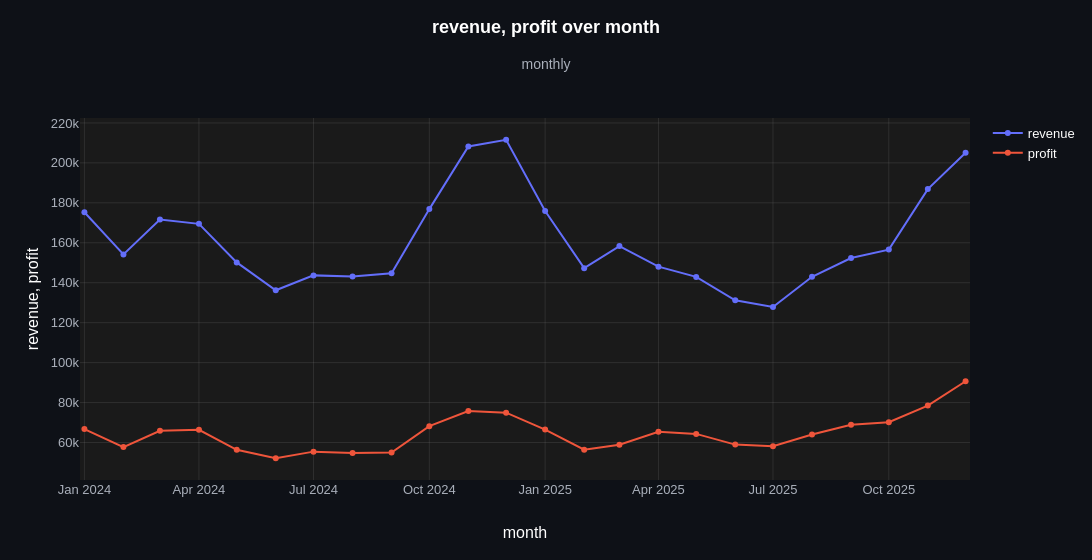

Notebook source saved alongside this figure:
### Markdown cell above
## Parameter tour

Every option, one change per chart. Defaults and accepted values are quoted from the
docstring (`help(ev.line_plot)`).

### Data and aggregation

**`y` as a list**: a wide table, with several measures side by side in columns, gives
one line per column, named after it. The query returns one row per month, with its
revenue and profit.

### Code cell
monthly = db.sql("""
    SELECT date_trunc('month', order_date) AS month,
           SUM(revenue) AS revenue,
           SUM(profit)  AS profit,
           COUNT(*)     AS orders
    FROM orders
    GROUP BY month
    ORDER BY month
""").pl()

ev.line_plot(monthly, "month", ["revenue", "profit"])

### Figure 1 — Plotly figure (JSON) as saved in the notebook; plotly's stock layout.template omitted (floating-point values rounded to 4 significant figures)
{"data": [{"cliponaxis": false, "connectgaps": false, "hovertemplate": "%{hovertext}<extra></extra>", "hovertext": ["revenue: <b>175.3k</b>", "revenue: <b>154.2k</b>", "revenue: <b>171.7k</b>", "revenue: <b>169.5k</b>", "revenue: <b>150.2k</b>", "revenue: <b>136.2k</b>", "revenue: <b>143.7k</b>", "revenue: <b>143.1k</b>", "revenue: <b>144.7k</b>", "revenue: <b>176.9k</b>", "revenue: <b>208.2k</b>", "revenue: <b>211.5k</b>", "revenue: <b>175.9k</b>", "revenue: <b>147.3k</b>", "revenue: <b>158.4k</b>", "revenue: <b>148k</b>", "revenue: <b>142.9k</b>", "revenue: <b>131.2k</b>", "revenue: <b>127.8k</b>", "revenue: <b>143k</b>", "revenue: <b>152.4k</b>", "revenue: <b>156.6k</b>", "revenue: <b>186.9k</b>", "revenue: <b>205.1k</b>"], "legendgroup": "revenue", "legendrank": 1, "line": {"color": "#636EFA", "shape": "linear", "width": 2}, "marker": {"color": "#636EFA", "size": 6}, "meta": {"group": "revenue", "role": "data"}, "mode": "lines+markers", "name": "revenue", "showlegend": true, "type": "scatter", "x": ["2024-01-01T00:00:00", "2024-02-01T00:00:00", "2024-03-01T00:00:00", "2024-04-01T00:00:00", "2024-05-01T00:00:00", "2024-06-01T00:00:00", "2024-07-01T00:00:00", "2024-08-01T00:00:00", "2024-09-01T00:00:00", "2024-10-01T00:00:00", "2024-11-01T00:00:00", "2024-12-01T00:00:00", "2025-01-01T00:00:00", "2025-02-01T00:00:00", "2025-03-01T00:00:00", "2025-04-01T00:00:00", "2025-05-01T00:00:00", "2025-06-01T00:00:00", "2025-07-01T00:00:00", "2025-08-01T00:00:00", "2025-09-01T00:00:00", "2025-10-01T00:00:00", "2025-11-01T00:00:00", "2025-12-01T00:00:00"], "y": [175300.0, 154200.0, 171700.0, 169500.0, 150200.0, 136200.0, 143700.0, 143100.0, 144700.0, 176900.0, 208200.0, 211500.0, 175900.0, 147300.0, 158400.0, 148000.0, 142900.0, 131200.0, 127800.0, 143000.0, 152400.0, 156600.0, 186900.0, 205100.0]}, {"cliponaxis": false, "connectgaps": false, "hovertemplate": "%{hovertext}<extra></extra>", "hovertext": ["profit: <b>66.75k</b>", "profit: <b>57.71k</b>", "profit: <b>65.86k</b>", "profit: <b>66.33k</b>", "profit: <b>56.37k</b>", "profit: <b>52.17k</b>", "profit: <b>55.44k</b>", "profit: <b>54.8k</b>", "profit: <b>55.02k</b>", "profit: <b>68.19k</b>", "profit: <b>75.77k</b>", "profit: <b>74.93k</b>", "profit: <b>66.46k</b>", "profit: <b>56.41k</b>", "profit: <b>58.92k</b>", "profit: <b>65.43k</b>", "profit: <b>64.31k</b>", "profit: <b>58.95k</b>", "profit: <b>58.15k</b>", "profit: <b>64.02k</b>", "profit: <b>68.84k</b>", "profit: <b>70.16k</b>", "profit: <b>78.48k</b>", "profit: <b>90.67k</b>"], "legendgroup": "profit", "legendrank": 2, "line": {"color": "#EF553B", "shape": "linear", "width": 2}, "marker": {"color": "#EF553B", "size": 6}, "meta": {"group": "profit", "role": "data"}, "mode": "lines+markers", "name": "profit", "showlegend": true, "type": "scatter", "x": ["2024-01-01T00:00:00", "2024-02-01T00:00:00", "2024-03-01T00:00:00", "2024-04-01T00:00:00", "2024-05-01T00:00:00", "2024-06-01T00:00:00", "2024-07-01T00:00:00", "2024-08-01T00:00:00", "2024-09-01T00:00:00", "2024-10-01T00:00:00", "2024-11-01T00:00:00", "2024-12-01T00:00:00", "2025-01-01T00:00:00", "2025-02-01T00:00:00", "2025-03-01T00:00:00", "2025-04-01T00:00:00", "2025-05-01T00:00:00", "2025-06-01T00:00:00", "2025-07-01T00:00:00", "2025-08-01T00:00:00", "2025-09-01T00:00:00", "2025-10-01T00:00:00", "2025-11-01T00:00:00", "2025-12-01T00:00:00"], "y": [66750.0, 57710.0, 65860.0, 66330.0, 56370.0, 52170.0, 55440.0, 54800.0, 55020.0, 68190.0, 75770.0, 74930.0, 66460.0, 56410.0, 58920.0, 65430.0, 64310.0, 58950.0, 58150.0, 64020.0, 68840.0, 70160.0, 78480.0, 90670.0]}], "layout": {"height": 560, "hovermode": "x unified", "legend": {"title": {"text": ""}, "traceorder": "normal"}, "margin": {"t": 118}, "showlegend": true, "title": {"subtitle": {"text": "monthly"}, "text": "<b>revenue, profit over month</b>"}, "width": 1400, "xaxis": {"range": ["2023-12-28T12:00:00", "2025-12-04T12:00:00"], "title": {"text": "month"}, "type": "date", "unifiedhovertitle": {"text": "%{x|%b %Y}"}}, "yaxis": {"title": {"text": "revenue, profit"}}}}
